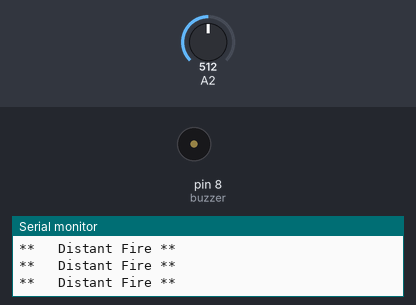
The sketch below on a simulated Arduino Uno, built with avr-gcc and run on an emulated ATmega328P. Shown: buzzer (waves = sounding), the last lines printed to the serial monitor. The test bench sets the inputs (shaded band); at power-on: A2 = 512.

Above: at 1.2 s.
1.3 s: A2 set to 350
2.8 s: A2 set to 329
At 3.4 s:
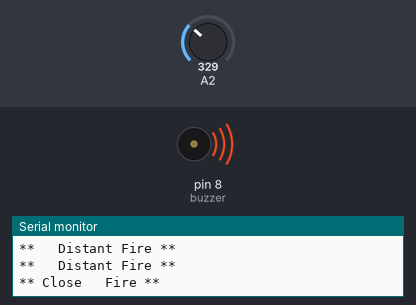
Timing chart, 0 to 11.8 s (numbered marks = the images above; inputs shaded):
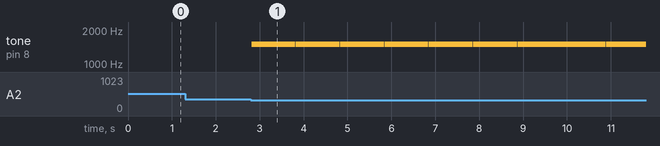

Measured:
- the behaviour switches between 342 and 341 on A2 (found by bisection; images 0 and 1)
- after the input at 2.8 s, tone on pin 8 (buzzer): alternates 1500 Hz for 1.0 s and silent for 0.01 s, starting at once

The sketch:

Flame_sensor.ino
```cpp
// leituras mais baixas e mais altas do sensor:
const int sensorMin = 0;     // Sensor minimo
const int sensorMax = 1024;  // Sensor maximo
int buzzer = 8; //Atribui o valor 8 a variavel buzzer, que representa o pino digital 8, onde o buzzer está conectado

void setup()   {
  pinMode(buzzer, OUTPUT); //Definindo o pino buzzer como de saída.
  Serial.begin(9600);
}

void loop() {
  // Ler o sensor no analógico A2:
  int sensorReading   = analogRead(A2);
  // Mapeia o alcance do sensor (quatro opções):
  // Ex: 'long   int map(long int, long int, long int, long int, long int)'
  int range = map(sensorReading,   sensorMin, sensorMax, 0, 3);

  // Valor do intervalo:
  switch (range) {
   case 0:    // Uma chama a menos de 50 centímetros de distância.
    Serial.println("** Close   Fire **");
    tone(buzzer, 1500);//Ligando o buzzer com uma frequencia de 1500 hz.
    delay(1000);//Intervalo de 500 milissegundos
    noTone(buzzer);  //Desligando o buzzer.
    break;

  case 1:    // Uma chama a mais de 50 centímetros de distância.
    Serial.println("**   Distant Fire **");
    break;

  case 2:    // Chama não indentificada
    Serial.println("No   Fire");
    break;
  }
  delay(10);  // delay após leitura
}
```
